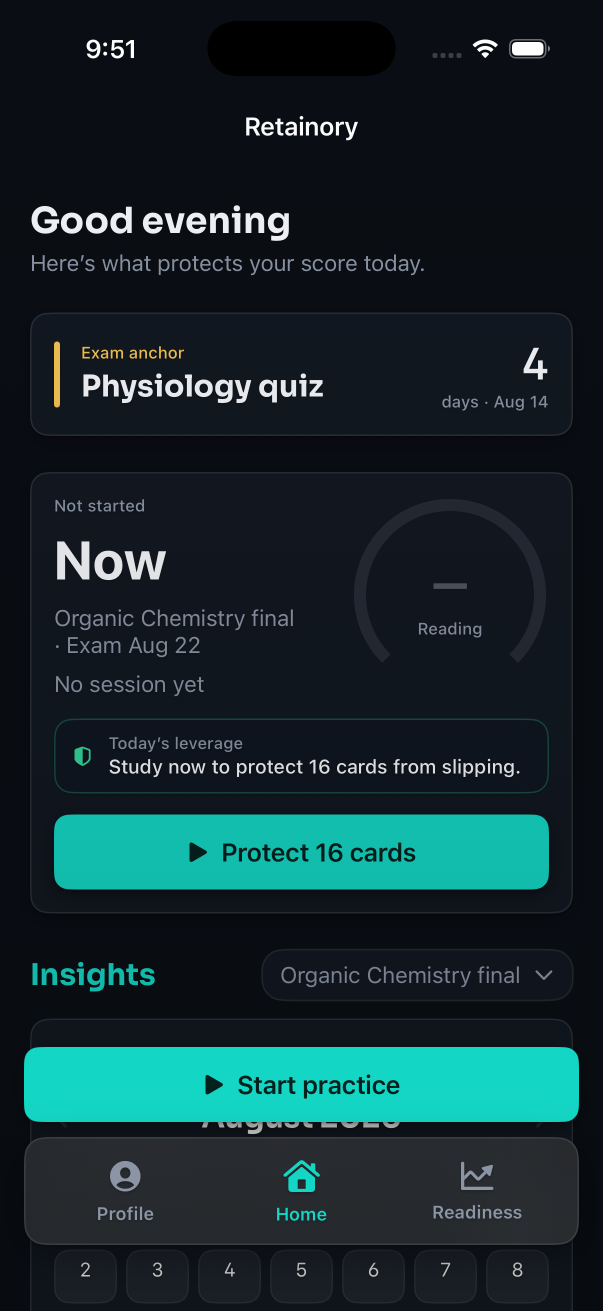
#> input picture website-src/captures/shot-home-dark.png, 1206 x 2622 px (shown at 1/2 size)
$ python make_shots.py
#> lines starting #> are read from the running program, lines starting #| are printed output that depends on the picture
"""Crop app captures into the product screenshots the landing page uses.

    python3 website-src/make_shots.py

Every crop keeps the app's own background (#0A0E14) in the margins. That is the
same value as the site's --ink, so the cards' real rounded corners read correctly
with nothing added on the web side: no border, no CSS radius, no device bezel.
Framing a screenshot in fake chrome is the tell of a site with nothing real to
show, so the crop does the framing and the CSS does none.

The capture must be on the SIGNAL theme
---------------------------------------
The site's tokens are Signal's literal values, so a capture on any other theme
lands on the page as a visibly different product: Classic in particular renders
the primary button indigo (#5954DB) and the exam anchor blue (#438CF5) where the
site promises teal and gold. Release builds force `RetainThemeID.shipping`
(RetainTheme.swift:405), but a debug build honours whatever the theme picker
persisted — so check the accent before cropping, not after. The tell is the exam
anchor bar: gold is Signal, blue is Classic.

To add or replace a shot
------------------------
1. Capture at 3x on a dark-appearance device with seeded data — an empty install
   produces empty cards. Either source works; they differ only in geometry.

       # simulator, iPhone 17 Pro (1206x2622) — card edges at x=61 and x=1145
       UDID=<device>
       xcrun simctl ui $UDID appearance dark
       xcrun simctl launch --terminate-running-process $UDID ClosedAI.Retainory
       xcrun simctl io $UDID screenshot --type=png /tmp/shot-<name>.png

       # device, iPhone 15/16/17 Pro (1290x2796) — card edges at x=60 and x=1229,
       # x=54 and x=1235 inside a presented sheet. Side button + volume up, then
       # AirDrop the PNG over.

2. Find the crop box: leave ~20px of app background on every side so the corner
   radius survives, and cut horizontally in a gutter BETWEEN cards. Never crop a
   frame where a floating control (the session CTA, the onboarding Continue bar,
   the tab bar) overlaps content — in the app that is a scroll position, but out
   of context it reads as a rendering fault.
3. Add a JOBS row, run this file, and put the reported width/height on the <img>.
   Those attributes are what reserve layout space before the image loads, and
   they are also what the narrative column's measured min-heights depend on.
4. Re-measure the section and update BOTH gen_geometry.py and landing.css.tpl
   (see README.md, next to this file).
"""
import pathlib
import subprocess
from PIL import Image

HERE = pathlib.Path(__file__).parent
OUT = HERE.parent / "website" / "img"
OUT.mkdir(parents=True, exist_ok=True)

# The full-screen captures live in the repo beside this file rather than in /tmp,
# so a crop can be adjusted later without reproducing the seeded app state that
# produced it. They are the only inputs here that cannot be regenerated from code.
SRC = HERE / "captures"

# name, source capture, crop box (left, top, right, bottom), output width
JOBS = [
    # Home: status bar through the bottom of the "Now" card. Cropping below that
    # avoids the floating session CTA overlapping the Insights carousel, which
    # reads as a rendering fault out of context. Currently unused by the page —
    # kept because it is the obvious hero image if the hero ever takes one.
    ("app-home", "shot-home-dark.png", (0, 0, 1206, 1870), 680),
    # Readiness: gauge card + exam anchor + the three counters, as one column.
    ("app-readiness", "shot-readiness.png", (40, 640, 1166, 1820), 820),
    # Memory risk zones: the whole card, all four objectives.
    ("app-risk-zones", "shot-riskzones.png", (40, 908, 1166, 1925), 820),
    # Onboarding step 1, device capture. The milestone card from its top corners
    # down through the AP/SAT/ACT/LSAT rows, cut mid-gutter before the third row
    # so the grid reads as continuing rather than as ending short. Cutting there
    # also clears the floating Continue bar, which sits over that third row.
    ("app-objectives", "shot-objectives.png", (32, 880, 1257, 2340), 820),
]

for name, filename, box, width in JOBS:
    src = SRC / filename
    if not src.exists():
        print(f"{name:16} SKIPPED — no capture at {src}")
        continue
    im = Image.open(src).convert("RGB").crop(box)
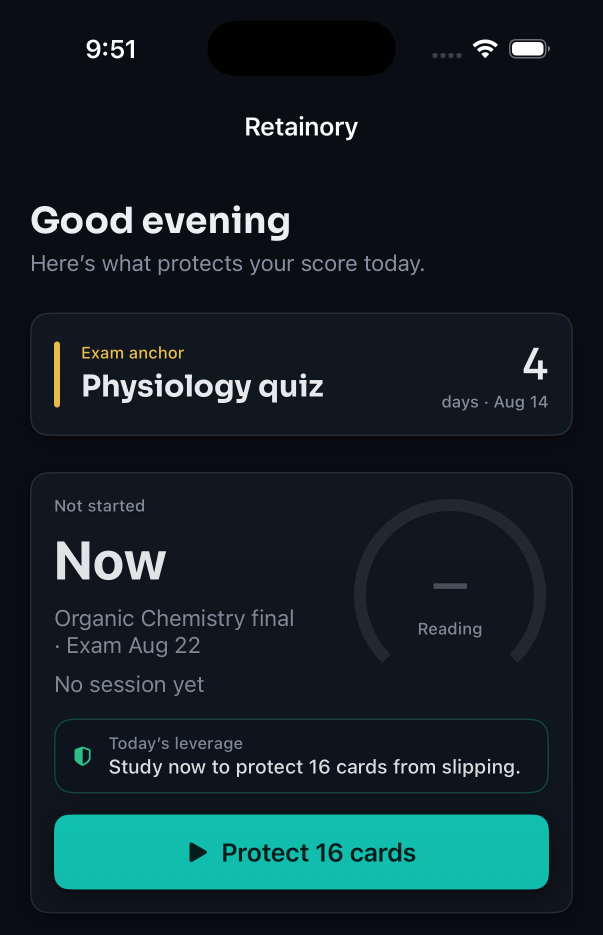
#> im: PIL image 1206x1870 RGB (shown at 1/2 size); mean R, G, B 19.2, 34.4, 39.6
    h = round(im.height * width / im.width)
#> h = 1054
    im = im.resize((width, h), Image.LANCZOS)
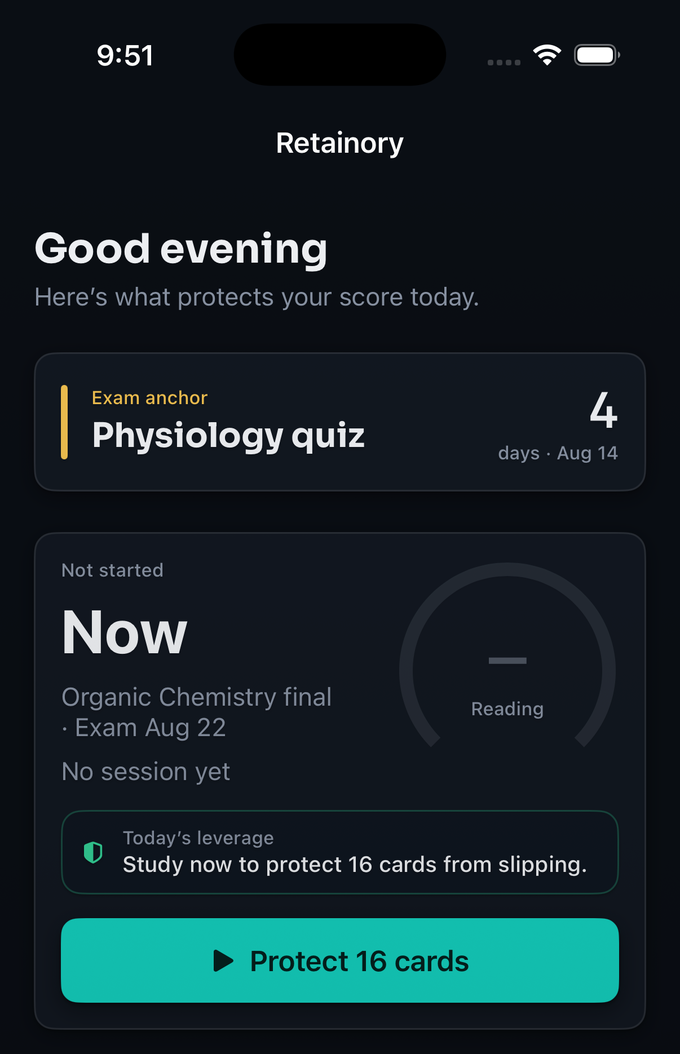
#> im: PIL image 680x1054 RGB; mean R, G, B 19.2, 34.4, 39.5
    tmp = pathlib.Path("/tmp") / f"{name}-src.png"
    im.save(tmp)
    webp = OUT / f"{name}.webp"
    # q92 is visually lossless on flat UI at these sizes and about a fifth the
    # size of the PNG. WebP has been safe everywhere since 2020, and this page
    # already requires a browser new enough for scroll-driven animation.
    subprocess.run(["cwebp", "-quiet", "-q", "92", "-m", "6", str(tmp), "-o", str(webp)],
                   check=True)
#> (this line was passed over: subprocess is not available in this run)
#> (the run stopped early here; a loop or call above may not have finished)
